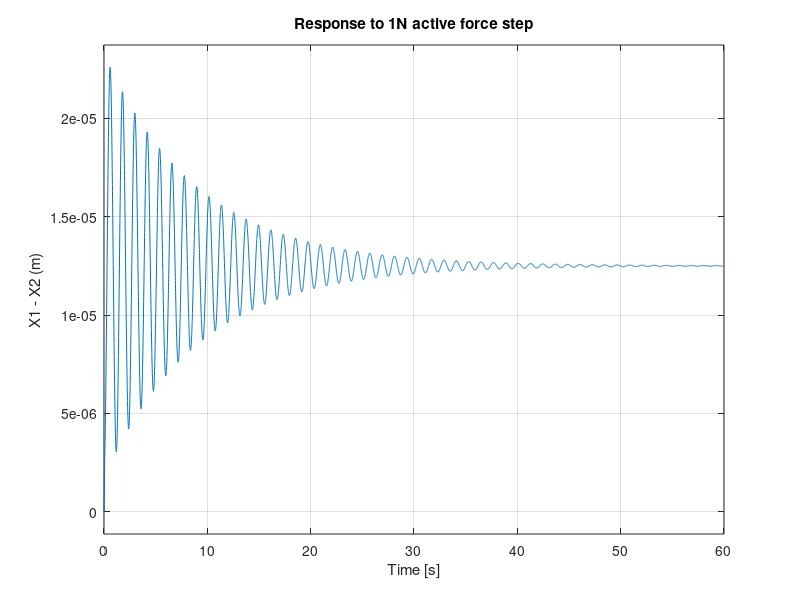
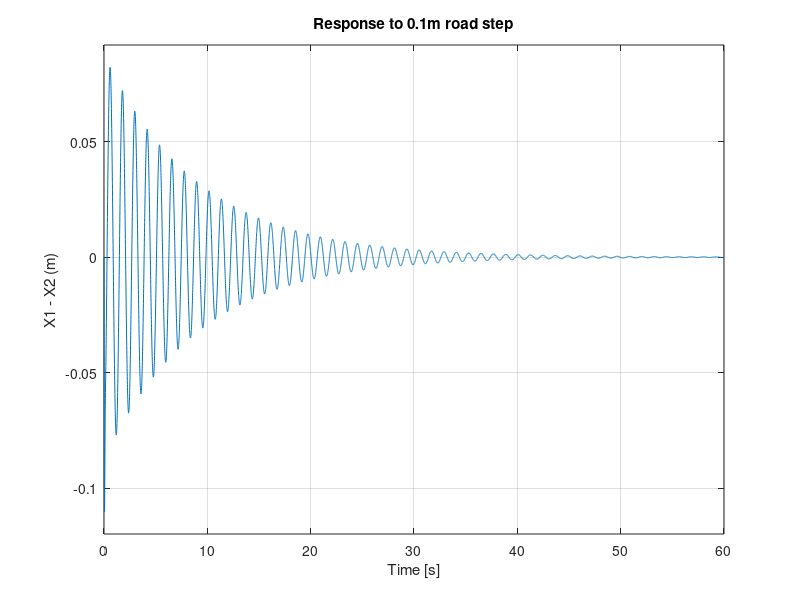
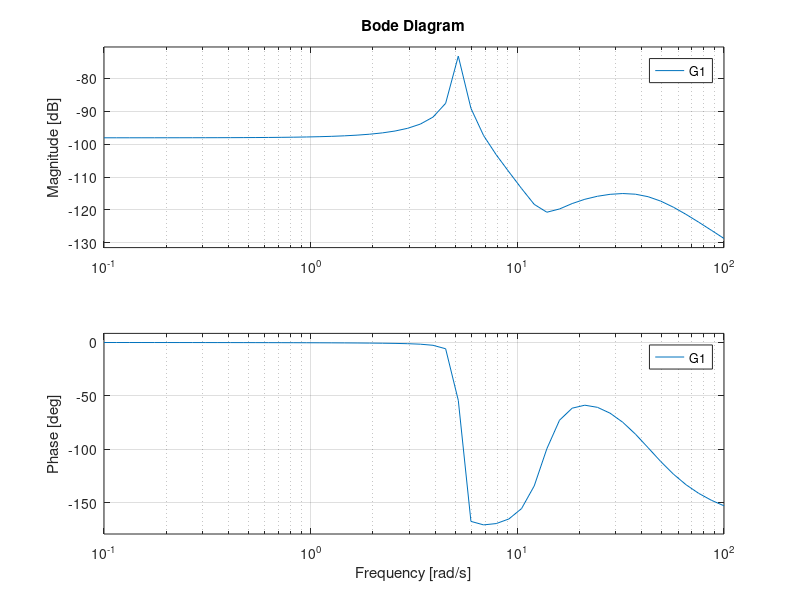
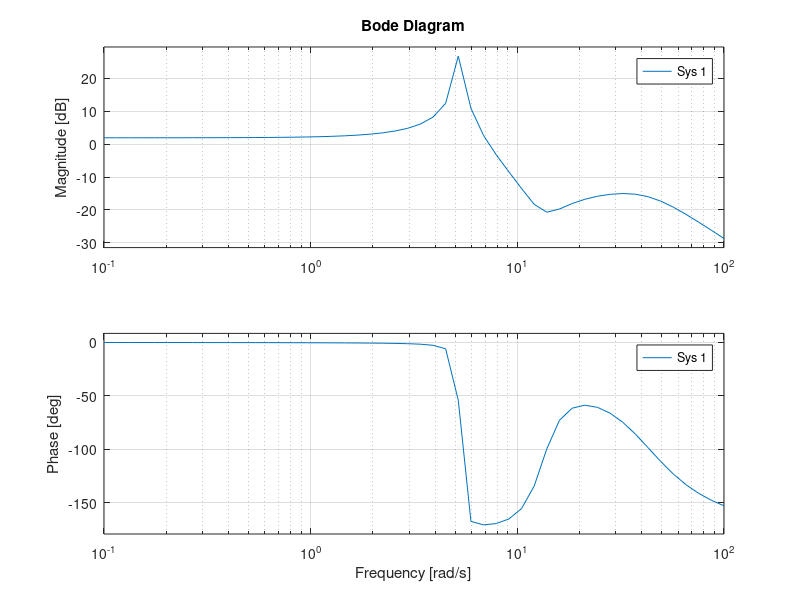

These charts were generated, in order, by the following MATLAB code:
%% Model of a vehicle suspension - Part 2: System Analysis

%% Parameters
m1 = 2500;          % kg, sprung mass
m2 = 320;           % kg, unsprung mass
k1 = 80000;         % N/m, spring constant of suspension
k2 = 500000;        % N/m, spring constant of tire
b1 = 350;           % N*s/m damping constant of suspension
b2 = 15020;         % N*s/m damping constant of tire

%% Transfer functions
% Method 1: define the Laplace variable.
s = tf('s');
% TF wrt active force
G1 = ((m1+m2)*s^2+b2*s+k2)/((m1*s^2+b1*s+k1)*(m2*s^2+(b1+b2)*s+(k1+k2))-(b1*s+k1)*(b1*s+k1));
% TF wrt road
G2 = (-m1*b2*s^3-m1*k2*s^2)/((m1*s^2+b1*s+k1)*(m2*s^2+(b1+b2)*s+(k1+k2))-(b1*s+k1)*(b1*s+k1));

%% Open-loop step response
% Suggestion: help step
% Response for a unit step force input (1N)
figure(1)
step(G1)
title('Response to 1N active force step')
ylabel('X1 - X2 (m)')
% Response for a step disturbance input with magnitude 0.1 m
figure(2)
step(0.1*G2)
title('Response to 0.1m road step')
ylabel('X1 - X2 (m)')

%% Frequency response
% Suggestion: help bode
w = logspace(-1,2);
figure(3)
bode(G1,w)
% Normalize scale based on former plot
K=100000;
figure(4)
bode(K*G1,w)